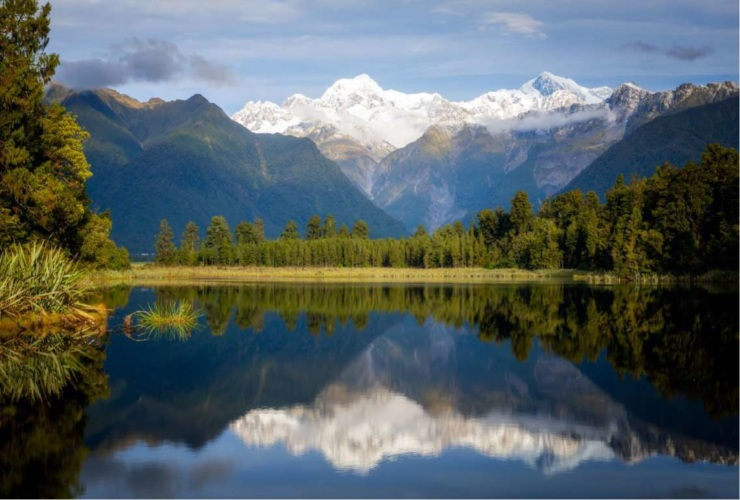
#> input picture Prewitt_Robert_mask/lake_nz.jpg, 740 x 500 px
$ python prewitt.py
#> lines starting #> are read from the running program, lines starting #| are printed output that depends on the picture
import cv2
import numpy as np

img = cv2.imread("lake_nz.jpg")
#> img is the input picture: shape (500, 740, 3); mean B, G, R 99.5, 97.7, 86.6

# Horizontal Prewitt Mask
# [(-1 -1 -1),(0,0,0),(1,1,1)]
Mx = np.ones((3,3))
for i in range(3):
    Mx[i,:] = i-1
pH = cv2.filter2D(img,-1,Mx)
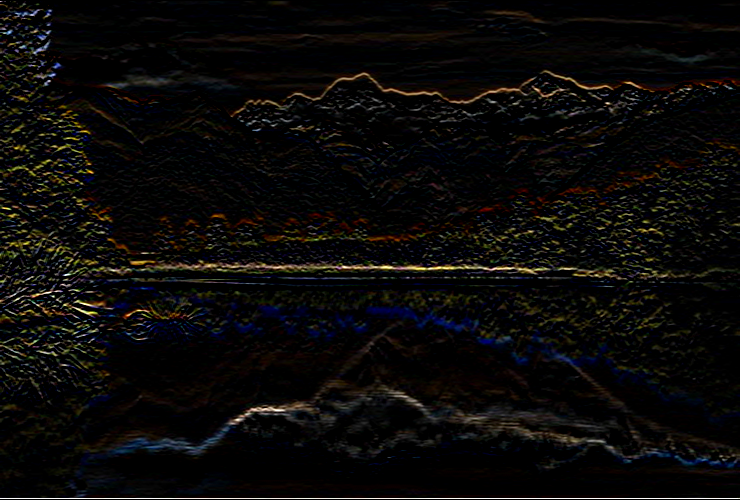
#> pH: shape (500, 740, 3); mean B, G, R 8.6, 9.4, 10.7
cv2.imwrite('prewitt_hori.jpg',pH)
cv2.waitKey(0)

# Vertical Prewitt Mask
# [(-1 0 1),(-1 0 1),(-1 0 1)]
My = np.ones((3,3))
for i in range(3):
    My[:,i] = i-1
pV = cv2.filter2D(img,-1,My)
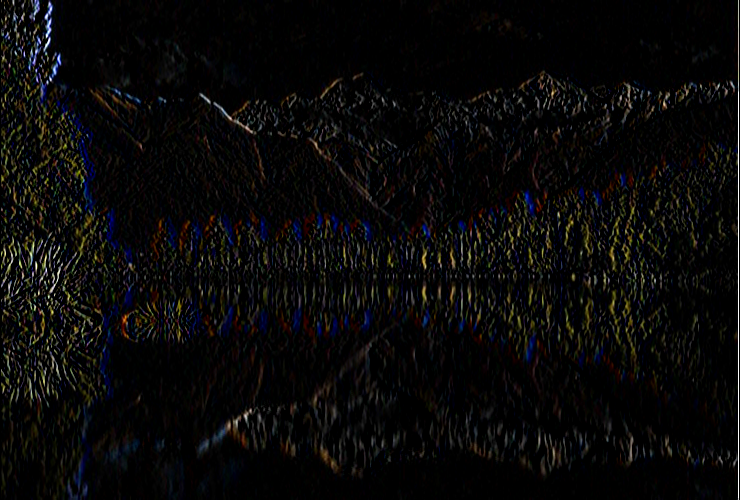
#> pV: shape (500, 740, 3); mean B, G, R 8.4, 8.7, 9.3
cv2.imwrite('prewitt_vert.jpg',pV)
cv2.destroyAllWindows()
